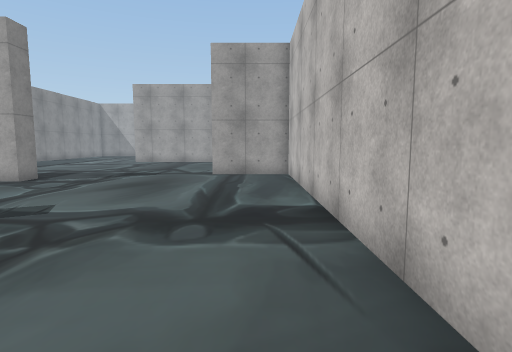
View 1 (above)

18 first-person views from a walk through a 3-D level made in the Unity game engine. The camera is 1.4 m above the floor, tilts 6° down and sees 80° across. The floor is counted in squares, 1 m on a side. Each view is taken from the middle of a square. On the plan, view 1 faces up. The plan holds only what a view shows up to about 14 squares ahead; the rest is blank. The player character is not drawn. Some surface patterns are stand-ins.

View 2
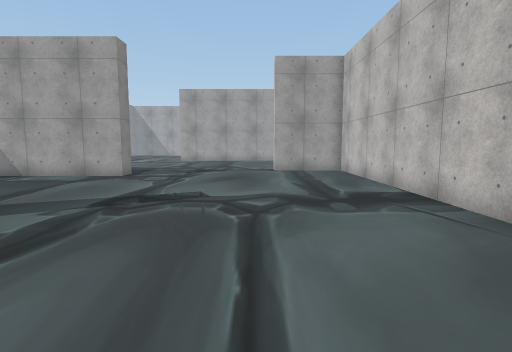

View 3
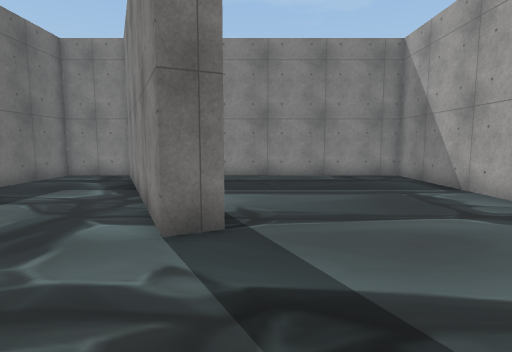

View 4
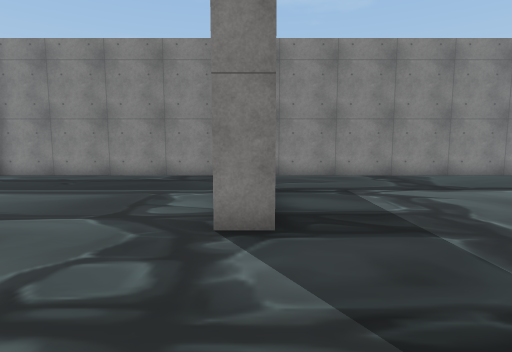

View 5
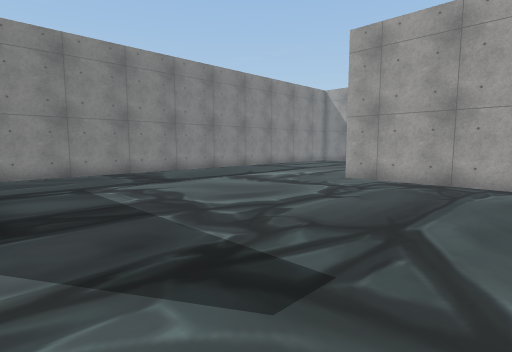

View 6
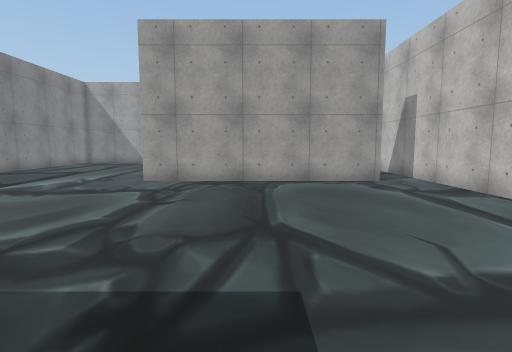

View 7
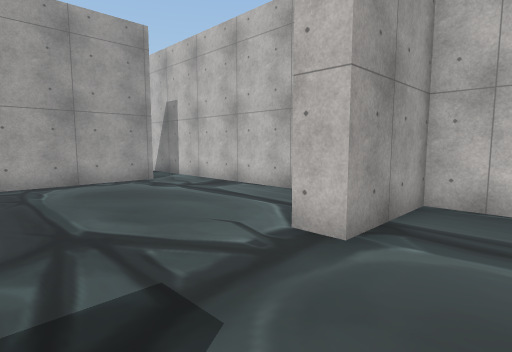

View 8
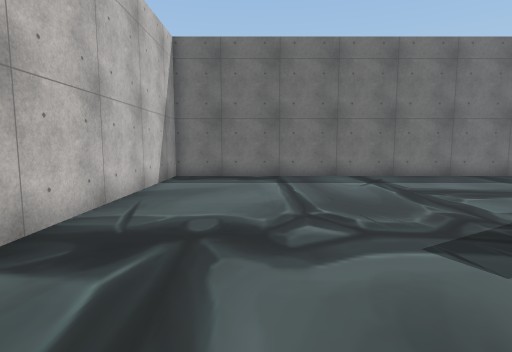

View 9
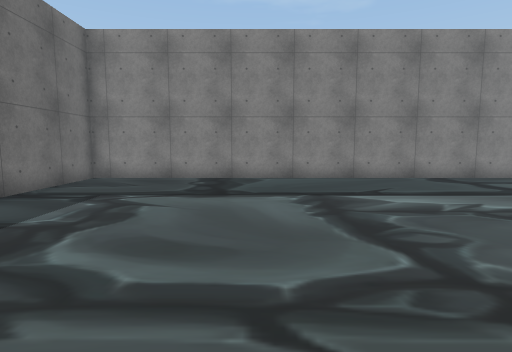

View 10
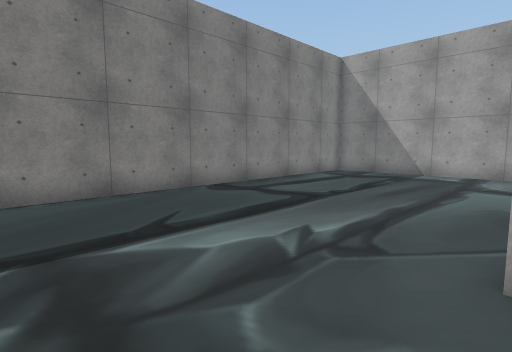

View 11
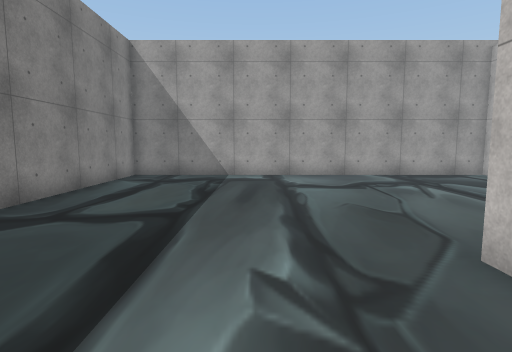

View 12
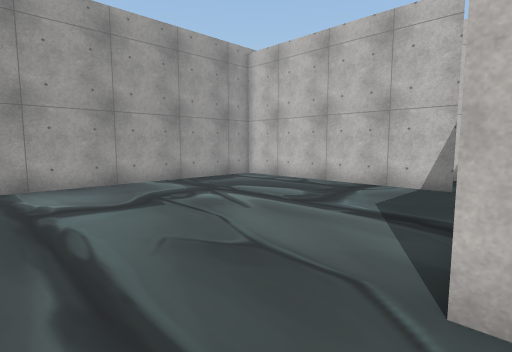

View 13
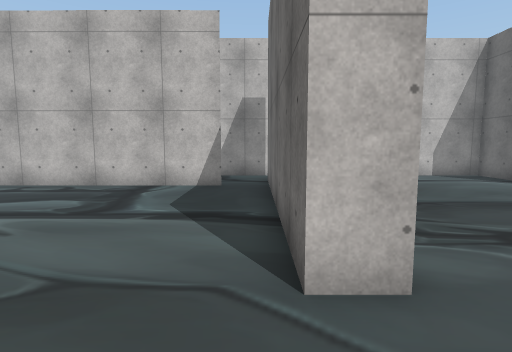

View 14
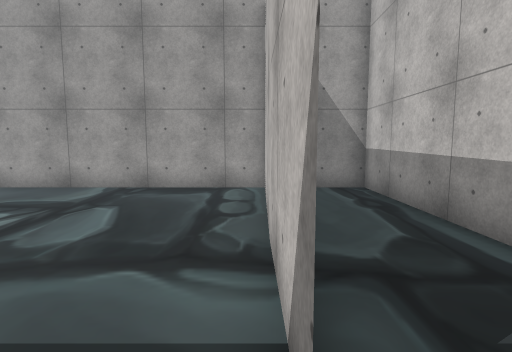

View 15
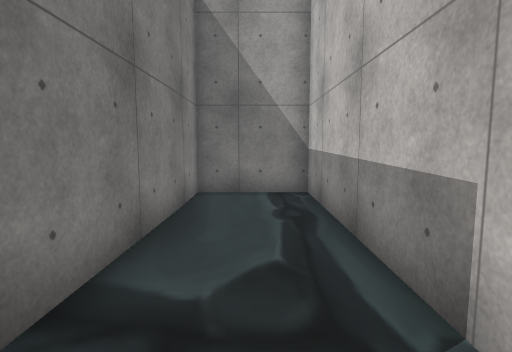

View 16
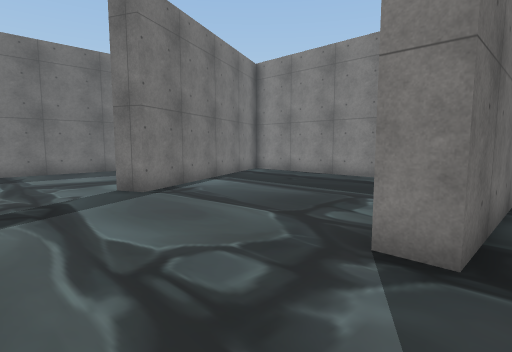

View 17
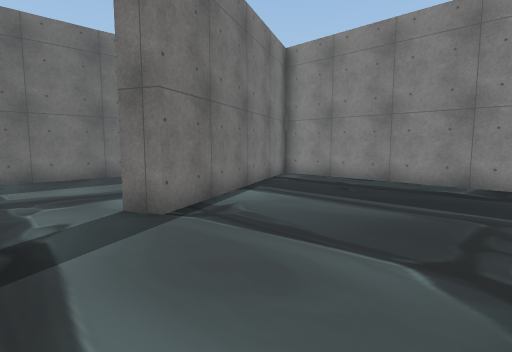

View 18
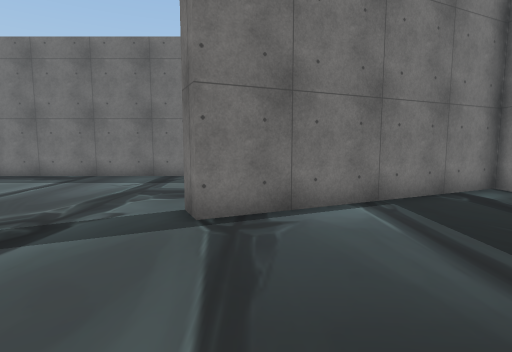

### Floor plan
Points are (right, up) in squares from view 1. A wall is a line through its corners. A room is listed if a view was taken in it or the views show most of it. See-through windows are left out.
Room 1 (views 1, 2, 3, 4, 5, 6, 7, 8, 9, 10, 11, 12, 13, 16, 17, 18)
walls: (-0.4, 15.1) (1.5, 15.1) (1.5, 23.6); (-0.2, 23.5) (-9.3, 23.5) (-9.3, 24.5) (-2.6, 24.5); (-1.8, 26.1) (-1.8, 33.7); (-1.8, 33.8) (-1.9, 34.3); (-2, 34.8) (-17.5, 34.8) (-17.5, 12.3) (-8.9, 12.3) (-8.9, 11.3) (-17.5, 11.3) (-17.5, 0.5) (-8.9, 4.5) (-8.5, 3.6) (-17.5, -0.6) (-17.5, -3.3) (1.5, -3.3) (1.5, 14.1) (-2, 14.1) (-2, 15.2)
ways out: opening at (-2, 25.5) to room 2; opening at (0.5, 24) to room 2
Room 2 (views 14, 15)
walls: (-2.6, 24.5) (-0.6, 24.5); (1.5, 23.6) (1.5, 34.8) (-2, 34.8); (-1.6, 34.8) (-1.7, 27.9)
ways out: opening at (-2, 25.5) to room 1; opening at (0.5, 24) to room 1

Positions as (right, up) in squares from view 1, and headings:
1: (0, 0), facing up
2: (-3, -2), facing up
3: (-4, 5), facing left
4: (-4, 12), facing left
5: (-3, 12), facing up-left
6: (-5, 12), facing up
7: (-6, 12), facing up-right
8: (-2, 10), facing down
9: (-5, 19), facing left
10: (-9, 20), facing up-left
11: (-12, 21), facing up
12: (-12, 24), facing up-right
13: (-12, 25), facing right
14: (-2, 25), facing up
15: (0, 26), facing up
16: (-5, 13), facing down-left
17: (-6, 10), facing down-left
18: (-10, 10), facing down
